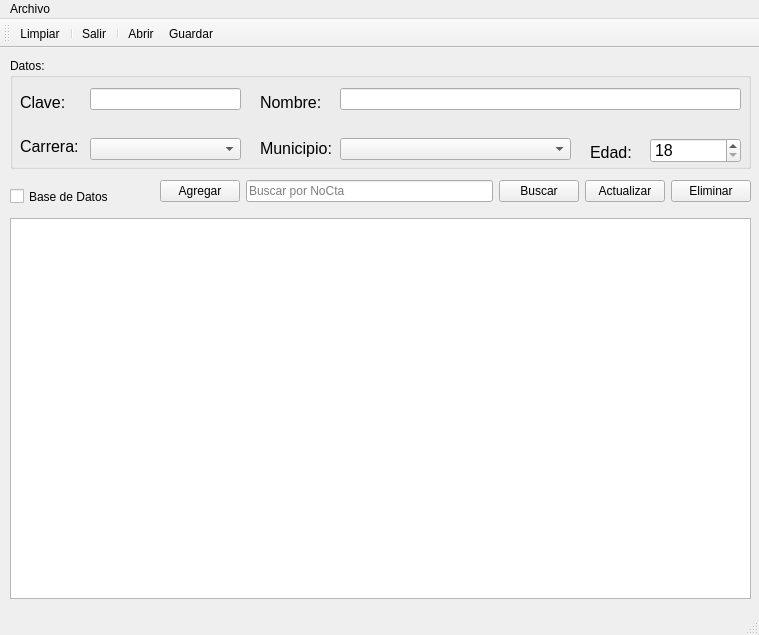
<?xml version="1.0" encoding="UTF-8"?>
<ui version="4.0">
 <class>MainWindow</class>
 <widget class="QMainWindow" name="MainWindow">
  <property name="geometry">
   <rect>
    <x>0</x>
    <y>0</y>
    <width>759</width>
    <height>635</height>
   </rect>
  </property>
  <property name="maximumSize">
   <size>
    <width>759</width>
    <height>635</height>
   </size>
  </property>
  <property name="windowTitle">
   <string>Datos</string>
  </property>
  <property name="windowIcon">
   <iconset>
    <normaloff>../Iconos/user_24.png</normaloff>../Iconos/user_24.png</iconset>
  </property>
  <widget class="QWidget" name="centralwidget">
   <widget class="QWidget" name="layoutWidget">
    <property name="geometry">
     <rect>
      <x>160</x>
      <y>130</y>
      <width>591</width>
      <height>26</height>
     </rect>
    </property>
    <layout class="QHBoxLayout" name="horizontalLayoutButtons">
     <item>
      <widget class="QPushButton" name="btnAgregar">
       <property name="text">
        <string>Agregar</string>
       </property>
       <property name="icon">
        <iconset>
         <normaloff>../Iconos/add_24.png</normaloff>../Iconos/add_24.png</iconset>
       </property>
      </widget>
     </item>
     <item>
      <widget class="QLineEdit" name="lneBuscar">
       <property name="placeholderText">
        <string>Buscar por NoCta </string>
       </property>
      </widget>
     </item>
     <item>
      <widget class="QPushButton" name="btnBuscar">
       <property name="text">
        <string>Buscar</string>
       </property>
       <property name="icon">
        <iconset>
         <normaloff>../Iconos/search_24.png</normaloff>../Iconos/search_24.png</iconset>
       </property>
      </widget>
     </item>
     <item>
      <widget class="QPushButton" name="btnActualizar">
       <property name="text">
        <string>Actualizar</string>
       </property>
       <property name="icon">
        <iconset>
         <normaloff>../Iconos/Actual.png</normaloff>../Iconos/Actual.png</iconset>
       </property>
      </widget>
     </item>
     <item>
      <widget class="QPushButton" name="btnEliminar">
       <property name="text">
        <string>Eliminar</string>
       </property>
       <property name="icon">
        <iconset>
         <normaloff>../Iconos/delete_24.png</normaloff>../Iconos/delete_24.png</iconset>
       </property>
      </widget>
     </item>
    </layout>
   </widget>
   <widget class="QGroupBox" name="groupBox">
    <property name="geometry">
     <rect>
      <x>10</x>
      <y>10</y>
      <width>741</width>
      <height>111</height>
     </rect>
    </property>
    <property name="title">
     <string>Datos:</string>
    </property>
    <widget class="QSpinBox" name="spbEdad">
     <property name="geometry">
      <rect>
       <x>640</x>
       <y>80</y>
       <width>91</width>
       <height>25</height>
      </rect>
     </property>
     <property name="font">
      <font>
       <pointsize>12</pointsize>
      </font>
     </property>
     <property name="minimum">
      <number>18</number>
     </property>
     <property name="maximum">
      <number>25</number>
     </property>
    </widget>
    <widget class="QLabel" name="label">
     <property name="geometry">
      <rect>
       <x>250</x>
       <y>10</y>
       <width>74</width>
       <height>69</height>
      </rect>
     </property>
     <property name="font">
      <font>
       <pointsize>12</pointsize>
      </font>
     </property>
     <property name="text">
      <string>Nombre:</string>
     </property>
    </widget>
    <widget class="QLabel" name="label_3">
     <property name="geometry">
      <rect>
       <x>580</x>
       <y>60</y>
       <width>50</width>
       <height>69</height>
      </rect>
     </property>
     <property name="font">
      <font>
       <pointsize>12</pointsize>
      </font>
     </property>
     <property name="text">
      <string>Edad:</string>
     </property>
    </widget>
    <widget class="QLineEdit" name="lneClave">
     <property name="geometry">
      <rect>
       <x>80</x>
       <y>30</y>
       <width>151</width>
       <height>22</height>
      </rect>
     </property>
     <property name="font">
      <font>
       <pointsize>10</pointsize>
       <weight>75</weight>
       <bold>true</bold>
      </font>
     </property>
     <property name="maxLength">
      <number>8</number>
     </property>
    </widget>
    <widget class="QLineEdit" name="lneNombre">
     <property name="geometry">
      <rect>
       <x>330</x>
       <y>30</y>
       <width>401</width>
       <height>22</height>
      </rect>
     </property>
     <property name="font">
      <font>
       <pointsize>10</pointsize>
      </font>
     </property>
    </widget>
    <widget class="QLabel" name="label_2">
     <property name="geometry">
      <rect>
       <x>10</x>
       <y>10</y>
       <width>51</width>
       <height>69</height>
      </rect>
     </property>
     <property name="font">
      <font>
       <pointsize>12</pointsize>
      </font>
     </property>
     <property name="text">
      <string>Clave:</string>
     </property>
    </widget>
    <widget class="QComboBox" name="cmbCarrera">
     <property name="geometry">
      <rect>
       <x>80</x>
       <y>80</y>
       <width>151</width>
       <height>22</height>
      </rect>
     </property>
    </widget>
    <widget class="QComboBox" name="cmbMunicipio">
     <property name="geometry">
      <rect>
       <x>330</x>
       <y>80</y>
       <width>231</width>
       <height>22</height>
      </rect>
     </property>
    </widget>
    <widget class="QLabel" name="label_4">
     <property name="geometry">
      <rect>
       <x>10</x>
       <y>80</y>
       <width>81</width>
       <height>16</height>
      </rect>
     </property>
     <property name="font">
      <font>
       <pointsize>12</pointsize>
      </font>
     </property>
     <property name="text">
      <string>Carrera:</string>
     </property>
    </widget>
    <widget class="QLabel" name="label_5">
     <property name="geometry">
      <rect>
       <x>250</x>
       <y>80</y>
       <width>101</width>
       <height>21</height>
      </rect>
     </property>
     <property name="font">
      <font>
       <pointsize>12</pointsize>
      </font>
     </property>
     <property name="text">
      <string>Municipio:</string>
     </property>
    </widget>
   </widget>
   <widget class="QCheckBox" name="chbBD">
    <property name="geometry">
     <rect>
      <x>10</x>
      <y>140</y>
      <width>121</width>
      <height>17</height>
     </rect>
    </property>
    <property name="text">
     <string>Base de Datos</string>
    </property>
   </widget>
   <widget class="QTableWidget" name="tbwDatos">
    <property name="geometry">
     <rect>
      <x>10</x>
      <y>170</y>
      <width>741</width>
      <height>381</height>
     </rect>
    </property>
   </widget>
  </widget>
  <widget class="QMenuBar" name="menubar">
   <property name="geometry">
    <rect>
     <x>0</x>
     <y>0</y>
     <width>759</width>
     <height>21</height>
    </rect>
   </property>
   <widget class="QMenu" name="menuArchivo">
    <property name="title">
     <string>Archivo</string>
    </property>
    <addaction name="actionLimpiar"/>
    <addaction name="separator"/>
    <addaction name="actionSalir_2"/>
   </widget>
   <addaction name="menuArchivo"/>
  </widget>
  <widget class="QStatusBar" name="statusbar"/>
  <widget class="QToolBar" name="toolBar">
   <property name="windowTitle">
    <string>toolBar</string>
   </property>
   <attribute name="toolBarArea">
    <enum>TopToolBarArea</enum>
   </attribute>
   <attribute name="toolBarBreak">
    <bool>false</bool>
   </attribute>
   <addaction name="actionLimpiar_2"/>
   <addaction name="separator"/>
   <addaction name="actionSalir"/>
   <addaction name="separator"/>
   <addaction name="actionAbrir"/>
   <addaction name="actionGuardar"/>
  </widget>
  <action name="actionSalir">
   <property name="icon">
    <iconset>
     <normaloff>../Iconos/log_out_24.png</normaloff>../Iconos/log_out_24.png</iconset>
   </property>
   <property name="text">
    <string>Salir</string>
   </property>
   <property name="shortcut">
    <string>Ctrl+S</string>
   </property>
  </action>
  <action name="actionAgregar_2">
   <property name="icon">
    <iconset>
     <normaloff>../Iconos/add_24.png</normaloff>../Iconos/add_24.png</iconset>
   </property>
   <property name="text">
    <string>Agregar</string>
   </property>
  </action>
  <action name="actionEliminar_2">
   <property name="icon">
    <iconset>
     <normaloff>../Iconos/delete_24.png</normaloff>../Iconos/delete_24.png</iconset>
   </property>
   <property name="text">
    <string>Eliminar</string>
   </property>
  </action>
  <action name="actionBuscar_2">
   <property name="icon">
    <iconset>
     <normaloff>../Iconos/search_24.png</normaloff>../Iconos/search_24.png</iconset>
   </property>
   <property name="text">
    <string>Buscar</string>
   </property>
  </action>
  <action name="actionSalir_2">
   <property name="icon">
    <iconset>
     <normaloff>../Iconos/log_out_24.png</normaloff>../Iconos/log_out_24.png</iconset>
   </property>
   <property name="text">
    <string>Salir</string>
   </property>
  </action>
  <action name="actionLimpiar_2">
   <property name="icon">
    <iconset>
     <normaloff>../iconos/new_24.png</normaloff>../iconos/new_24.png</iconset>
   </property>
   <property name="text">
    <string>Limpiar</string>
   </property>
  </action>
  <action name="actionInsertar">
   <property name="text">
    <string>Insertar</string>
   </property>
  </action>
  <action name="actionConsultar">
   <property name="text">
    <string>Consultar</string>
   </property>
  </action>
  <action name="actionActualizar">
   <property name="text">
    <string>Actualizar</string>
   </property>
  </action>
  <action name="actionEliminar">
   <property name="text">
    <string>Eliminar</string>
   </property>
  </action>
  <action name="actionLimpiar">
   <property name="icon">
    <iconset>
     <normaloff>../iconos/new_24.png</normaloff>../iconos/new_24.png</iconset>
   </property>
   <property name="text">
    <string>Limpiar</string>
   </property>
  </action>
  <action name="actionAbrir">
   <property name="icon">
    <iconset>
     <normaloff>../Iconos/abrir.png</normaloff>../Iconos/abrir.png</iconset>
   </property>
   <property name="text">
    <string>Abrir</string>
   </property>
  </action>
  <action name="actionGuardar">
   <property name="icon">
    <iconset>
     <normaloff>../Iconos/save_24.png</normaloff>../Iconos/save_24.png</iconset>
   </property>
   <property name="text">
    <string>Guardar</string>
   </property>
  </action>
 </widget>
 <tabstops>
  <tabstop>lneClave</tabstop>
  <tabstop>lneNombre</tabstop>
  <tabstop>cmbCarrera</tabstop>
  <tabstop>cmbMunicipio</tabstop>
  <tabstop>spbEdad</tabstop>
  <tabstop>chbBD</tabstop>
  <tabstop>btnAgregar</tabstop>
  <tabstop>lneBuscar</tabstop>
  <tabstop>btnBuscar</tabstop>
  <tabstop>btnActualizar</tabstop>
  <tabstop>btnEliminar</tabstop>
 </tabstops>
 <resources/>
 <connections/>
</ui>
